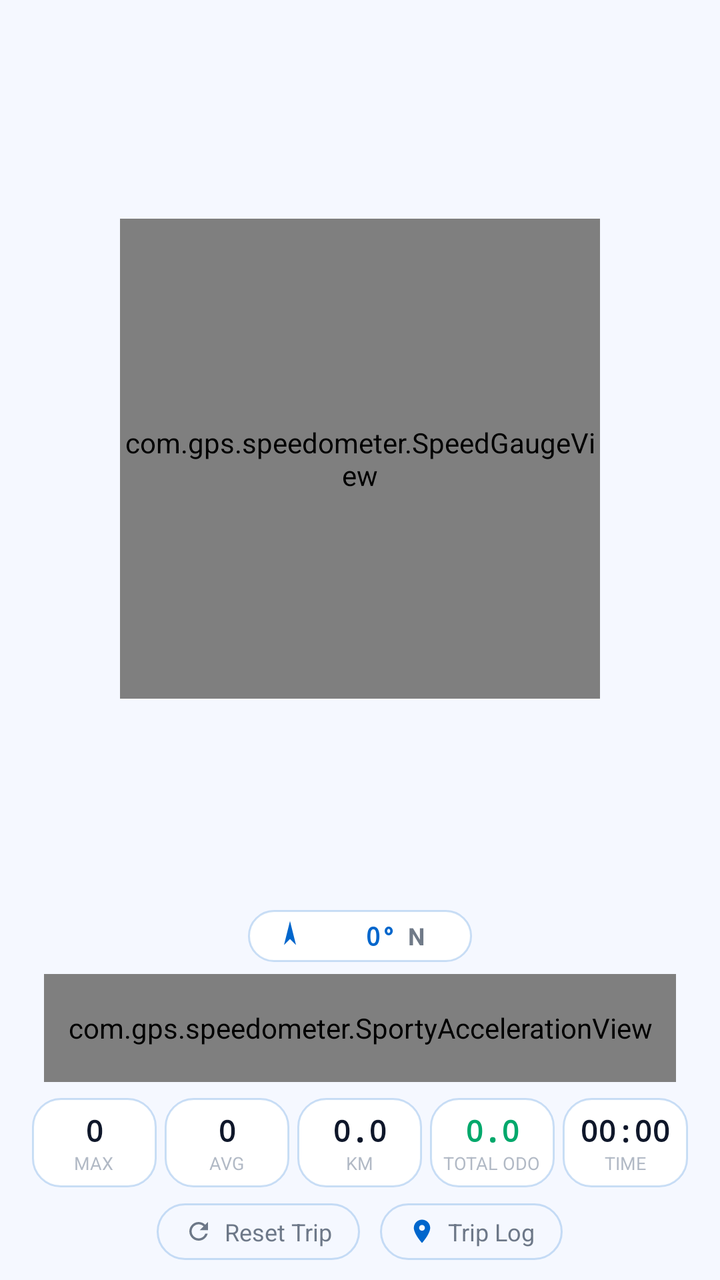
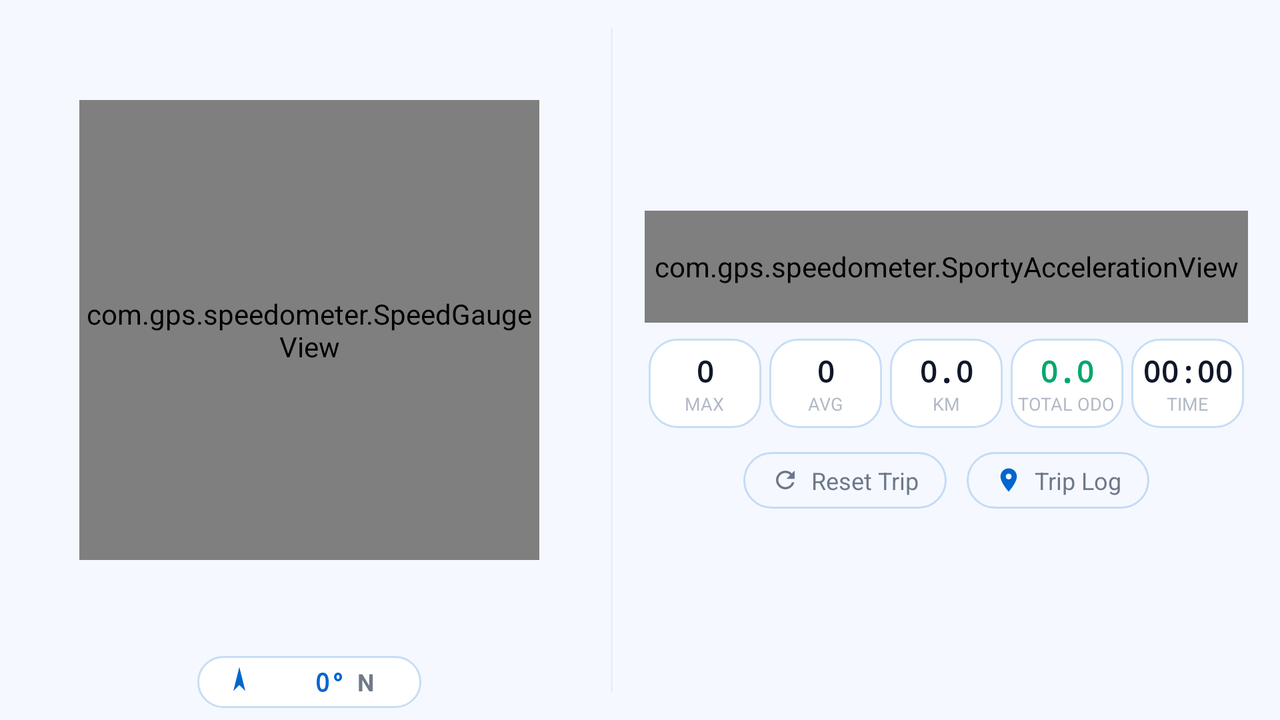

Compare how this app lays out the same screen by default and in its alternative resource folder. The renders come first, then the two layout files and the values they reference.
<!-- AndroidManifest.xml: application theme Theme.GPSSpeedometer -->
<!-- res/layout/page_dashboard.xml -->
<?xml version="1.0" encoding="utf-8"?>
<LinearLayout xmlns:android="http://schemas.android.com/apk/res/android"
    android:layout_width="match_parent"
    android:layout_height="match_parent"
    android:orientation="vertical"
    android:gravity="center"
    android:paddingHorizontal="10dp"
    android:paddingTop="4dp"
    android:paddingBottom="6dp">

    
    <FrameLayout
        android:id="@+id/gaugeContainer"
        android:layout_width="match_parent"
        android:layout_height="0dp"
        android:layout_weight="1"
        android:minHeight="110dp"
        android:gravity="center">

        <com.gps.speedometer.SpeedGaugeView
            android:id="@+id/speedGauge"
            android:layout_width="240dp"
            android:layout_height="240dp"
            android:layout_gravity="center" />
    </FrameLayout>

    
    <LinearLayout
        android:id="@+id/compassGroup"
        android:layout_width="wrap_content"
        android:layout_height="wrap_content"
        android:layout_gravity="center"
        android:orientation="horizontal"
        android:gravity="center_vertical"
        android:background="@drawable/compass_background"
        android:layout_marginBottom="6dp"
        android:paddingHorizontal="12dp"
        android:paddingVertical="4dp">

        <ImageView
            android:id="@+id/compassArrow"
            android:layout_width="18dp"
            android:layout_height="18dp"
            android:src="@drawable/ic_compass_arrow"
            android:contentDescription="Compass" />

        <TextView
            android:id="@+id/headingText"
            android:layout_width="wrap_content"
            android:layout_height="wrap_content"
            android:layout_marginStart="8dp"
            android:text="0°"
            android:textColor="@color/speed_cyan"
            android:textSize="13sp"
            android:fontFamily="monospace"
            android:textStyle="bold"
            android:minWidth="36dp"
            android:gravity="end" />

        <TextView
            android:id="@+id/cardinalText"
            android:layout_width="wrap_content"
            android:layout_height="wrap_content"
            android:layout_marginStart="6dp"
            android:text="N"
            android:textColor="@color/text_secondary"
            android:textSize="12sp"
            android:textStyle="bold"
            android:minWidth="20dp" />
    </LinearLayout>

    
    <com.gps.speedometer.SportyAccelerationView
        android:id="@+id/sportyAccelView"
        android:layout_width="match_parent"
        android:layout_height="54dp"
        android:layout_marginHorizontal="12dp"
        android:layout_marginBottom="8dp" />

    
    <LinearLayout
        android:id="@+id/statsGroup"
        android:layout_width="match_parent"
        android:layout_height="wrap_content"
        android:orientation="horizontal"
        android:paddingHorizontal="4dp"
        android:layout_marginBottom="8dp">

        
        <LinearLayout
            android:layout_width="0dp"
            android:layout_height="wrap_content"
            android:layout_weight="1"
            android:layout_marginHorizontal="2dp"
            android:orientation="vertical"
            android:gravity="center"
            android:background="@drawable/card_background"
            android:paddingVertical="6dp">

            <TextView
                android:id="@+id/maxSpeed"
                android:layout_width="wrap_content"
                android:layout_height="wrap_content"
                android:text="0"
                android:textColor="@color/text_primary"
                android:fontFamily="monospace"
                android:textStyle="bold"
                android:textSize="15sp" />

            <TextView
                android:layout_width="wrap_content"
                android:layout_height="wrap_content"
                android:text="@string/max_label"
                android:textColor="@color/text_muted"
                android:textSize="9sp"
                android:textAllCaps="true" />
        </LinearLayout>

        
        <LinearLayout
            android:layout_width="0dp"
            android:layout_height="wrap_content"
            android:layout_weight="1"
            android:layout_marginHorizontal="2dp"
            android:orientation="vertical"
            android:gravity="center"
            android:background="@drawable/card_background"
            android:paddingVertical="6dp">

            <TextView
                android:id="@+id/avgSpeed"
                android:layout_width="wrap_content"
                android:layout_height="wrap_content"
                android:text="0"
                android:textColor="@color/text_primary"
                android:fontFamily="monospace"
                android:textStyle="bold"
                android:textSize="15sp" />

            <TextView
                android:layout_width="wrap_content"
                android:layout_height="wrap_content"
                android:text="@string/avg_label"
                android:textColor="@color/text_muted"
                android:textSize="9sp"
                android:textAllCaps="true" />
        </LinearLayout>

        
        <LinearLayout
            android:layout_width="0dp"
            android:layout_height="wrap_content"
            android:layout_weight="1"
            android:layout_marginHorizontal="2dp"
            android:orientation="vertical"
            android:gravity="center"
            android:background="@drawable/card_background"
            android:paddingVertical="6dp">

            <TextView
                android:id="@+id/distanceText"
                android:layout_width="wrap_content"
                android:layout_height="wrap_content"
                android:text="0.0"
                android:textColor="@color/text_primary"
                android:fontFamily="monospace"
                android:textStyle="bold"
                android:textSize="15sp" />

            <TextView
                android:layout_width="wrap_content"
                android:layout_height="wrap_content"
                android:text="@string/km_label"
                android:textColor="@color/text_muted"
                android:textSize="9sp"
                android:textAllCaps="true" />
        </LinearLayout>

        
        <LinearLayout
            android:layout_width="0dp"
            android:layout_height="wrap_content"
            android:layout_weight="1"
            android:layout_marginHorizontal="2dp"
            android:orientation="vertical"
            android:gravity="center"
            android:background="@drawable/card_background"
            android:paddingVertical="6dp">

            <TextView
                android:id="@+id/totalOdoText"
                android:layout_width="wrap_content"
                android:layout_height="wrap_content"
                android:text="0.0"
                android:textColor="@color/speed_green"
                android:fontFamily="monospace"
                android:textStyle="bold"
                android:textSize="15sp" />

            <TextView
                android:layout_width="wrap_content"
                android:layout_height="wrap_content"
                android:text="@string/total_odo_label"
                android:textColor="@color/text_muted"
                android:textSize="9sp"
                android:textAllCaps="true" />
        </LinearLayout>

        
        <LinearLayout
            android:layout_width="0dp"
            android:layout_height="wrap_content"
            android:layout_weight="1"
            android:layout_marginHorizontal="2dp"
            android:orientation="vertical"
            android:gravity="center"
            android:background="@drawable/card_background"
            android:paddingVertical="6dp">

            <TextView
                android:id="@+id/tripTime"
                android:layout_width="wrap_content"
                android:layout_height="wrap_content"
                android:text="00:00"
                android:textColor="@color/text_primary"
                android:fontFamily="monospace"
                android:textStyle="bold"
                android:textSize="15sp" />

            <TextView
                android:layout_width="wrap_content"
                android:layout_height="wrap_content"
                android:text="@string/time_label"
                android:textColor="@color/text_muted"
                android:textSize="9sp"
                android:textAllCaps="true" />
        </LinearLayout>
    </LinearLayout>

    
    <LinearLayout
        android:id="@+id/tripActionsBar"
        android:layout_width="wrap_content"
        android:layout_height="wrap_content"
        android:layout_gravity="center"
        android:layout_marginBottom="4dp"
        android:orientation="horizontal">

        <LinearLayout
            android:id="@+id/btnResetTrip"
            android:layout_width="wrap_content"
            android:layout_height="wrap_content"
            android:orientation="horizontal"
            android:gravity="center_vertical"
            android:background="@drawable/btn_subtle_background"
            android:paddingHorizontal="14dp"
            android:paddingVertical="6dp"
            android:layout_marginEnd="10dp"
            android:clickable="true"
            android:focusable="true">

            <ImageView
                android:layout_width="14dp"
                android:layout_height="14dp"
                android:src="@drawable/ic_refresh"
                android:tint="@color/text_secondary"
                android:contentDescription="Reset" />

            <TextView
                android:layout_width="wrap_content"
                android:layout_height="wrap_content"
                android:layout_marginStart="6dp"
                android:text="@string/reset_trip"
                android:textColor="@color/text_secondary"
                android:textSize="12sp" />
        </LinearLayout>

        <LinearLayout
            android:id="@+id/btnTripLog"
            android:layout_width="wrap_content"
            android:layout_height="wrap_content"
            android:orientation="horizontal"
            android:gravity="center_vertical"
            android:background="@drawable/btn_subtle_background"
            android:paddingHorizontal="14dp"
            android:paddingVertical="6dp"
            android:clickable="true"
            android:focusable="true">

            <ImageView
                android:layout_width="14dp"
                android:layout_height="14dp"
                android:src="@drawable/ic_location_pin"
                android:tint="@color/speed_cyan"
                android:contentDescription="Log" />

            <TextView
                android:layout_width="wrap_content"
                android:layout_height="wrap_content"
                android:layout_marginStart="6dp"
                android:text="Trip Log"
                android:textColor="@color/text_secondary"
                android:textSize="12sp" />
        </LinearLayout>
    </LinearLayout>

</LinearLayout>
<!-- resources referenced by this layout -->
<resources>
  <color name="speed_cyan">#FF0066CC</color>
  <color name="speed_green">#FF00A86B</color>
  <color name="text_muted">#8064748B</color>
  <color name="text_primary">#FF0F172A</color>
  <color name="text_secondary">#B3334155</color>
  <!-- drawable btn_subtle_background (drawable) -->
  <?xml version="1.0" encoding="utf-8"?>
  <shape xmlns:android="http://schemas.android.com/apk/res/android"
      android:shape="rectangle">
      <solid android:color="#08FFFFFF" />
      <corners android:radius="20dp" />
      <stroke android:width="1dp" android:color="@color/glass_border" />
      <padding
          android:left="12dp"
          android:top="4dp"
          android:right="12dp"
          android:bottom="4dp" />
  </shape>
  <!-- drawable card_background (drawable) -->
  <?xml version="1.0" encoding="utf-8"?>
  <shape xmlns:android="http://schemas.android.com/apk/res/android"
      android:shape="rectangle">
      <solid android:color="@color/bg_card_solid" />
      <corners android:radius="14dp" />
      <stroke android:width="1dp" android:color="@color/glass_border" />
  </shape>
  <!-- drawable compass_background (drawable) -->
  <?xml version="1.0" encoding="utf-8"?>
  <shape xmlns:android="http://schemas.android.com/apk/res/android"
      android:shape="rectangle">
      <solid android:color="@color/bg_card_solid" />
      <corners android:radius="40dp" />
      <stroke android:width="1dp" android:color="@color/glass_border" />
      <padding
          android:left="16dp"
          android:top="6dp"
          android:right="16dp"
          android:bottom="6dp" />
  </shape>
  <!-- drawable ic_compass_arrow (drawable) -->
  <?xml version="1.0" encoding="utf-8"?>
  <vector xmlns:android="http://schemas.android.com/apk/res/android"
      android:width="24dp"
      android:height="24dp"
      android:viewportWidth="24"
      android:viewportHeight="24">
      <path
          android:pathData="M12,2 L16,18 L12,14 L8,18 Z"
          android:fillColor="@color/speed_cyan" />
  </vector>
  <!-- drawable ic_location_pin (drawable) -->
  <?xml version="1.0" encoding="utf-8"?>
  <vector xmlns:android="http://schemas.android.com/apk/res/android"
      android:width="24dp"
      android:height="24dp"
      android:viewportWidth="24"
      android:viewportHeight="24">
      <path
          android:pathData="M12,2C8.13,2 5,5.13 5,9c0,5.25 7,13 7,13s7,-7.75 7,-13c0,-3.87 -3.13,-7 -7,-7zM12,11.5c-1.38,0 -2.5,-1.12 -2.5,-2.5s1.12,-2.5 2.5,-2.5 2.5,1.12 2.5,2.5 -1.12,2.5 -2.5,2.5z"
          android:fillColor="@color/speed_cyan" />
  </vector>
  <!-- drawable ic_refresh (drawable) -->
  <?xml version="1.0" encoding="utf-8"?>
  <vector xmlns:android="http://schemas.android.com/apk/res/android"
      android:width="24dp"
      android:height="24dp"
      android:viewportWidth="24"
      android:viewportHeight="24">
      <path
          android:pathData="M17.65,6.35C16.2,4.9 14.21,4 12,4c-4.42,0 -7.99,3.58 -7.99,8s3.57,8 7.99,8c3.73,0 6.84,-2.55 7.73,-6h-2.08c-0.82,2.33 -3.04,4 -5.65,4 -3.31,0 -6,-2.69 -6,-6s2.69,-6 6,-6c1.66,0 3.14,0.69 4.22,1.78L13,11h7V4l-2.35,2.35z"
          android:fillColor="@color/text_secondary" />
  </vector>
  <string name="avg_label">Avg</string>
  <string name="km_label">km</string>
  <string name="max_label">Max</string>
  <string name="reset_trip">Reset Trip</string>
  <string name="time_label">Time</string>
  <string name="total_odo_label">Total Odo</string>
  <color name="glass_border">#330066CC</color>
  <color name="bg_card_solid">#FFFFFFFF</color>
  <color name="status_bar">#FFF5F8FF</color>
  <color name="bg_primary">#FFF5F8FF</color>
  <color name="white">#FFFFFFFF</color>
  <color name="speed_orange">#FFD9534F</color>
  <!-- some entries are left out for length -->
</resources>
<!-- res/layout-land/page_dashboard.xml (the repository's variant of the layout above) -->
<!-- drawn on the phone turned sideways -->
<?xml version="1.0" encoding="utf-8"?>
<LinearLayout xmlns:android="http://schemas.android.com/apk/res/android"
    android:layout_width="match_parent"
    android:layout_height="match_parent"
    android:orientation="horizontal"
    android:gravity="center"
    android:paddingHorizontal="16dp"
    android:paddingVertical="6dp">

    
    <LinearLayout
        android:layout_width="0dp"
        android:layout_height="match_parent"
        android:layout_weight="1"
        android:orientation="vertical"
        android:gravity="center">

        <FrameLayout
            android:id="@+id/gaugeContainer"
            android:layout_width="match_parent"
            android:layout_height="0dp"
            android:layout_weight="1"
            android:gravity="center">

            <com.gps.speedometer.SpeedGaugeView
                android:id="@+id/speedGauge"
                android:layout_width="230dp"
                android:layout_height="230dp"
                android:layout_gravity="center" />
        </FrameLayout>

        <LinearLayout
            android:id="@+id/compassGroup"
            android:layout_width="wrap_content"
            android:layout_height="wrap_content"
            android:layout_gravity="center"
            android:orientation="horizontal"
            android:gravity="center_vertical"
            android:background="@drawable/compass_background"
            android:layout_marginTop="4dp"
            android:paddingHorizontal="12dp"
            android:paddingVertical="4dp">

            <ImageView
                android:id="@+id/compassArrow"
                android:layout_width="18dp"
                android:layout_height="18dp"
                android:src="@drawable/ic_compass_arrow"
                android:contentDescription="Compass" />

            <TextView
                android:id="@+id/headingText"
                android:layout_width="wrap_content"
                android:layout_height="wrap_content"
                android:layout_marginStart="8dp"
                android:text="0°"
                android:textColor="@color/speed_cyan"
                android:textSize="13sp"
                android:fontFamily="monospace"
                android:textStyle="bold"
                android:minWidth="36dp"
                android:gravity="end" />

            <TextView
                android:id="@+id/cardinalText"
                android:layout_width="wrap_content"
                android:layout_height="wrap_content"
                android:layout_marginStart="6dp"
                android:text="N"
                android:textColor="@color/text_secondary"
                android:textSize="12sp"
                android:textStyle="bold"
                android:minWidth="20dp" />
        </LinearLayout>
    </LinearLayout>

    <View
        android:layout_width="1dp"
        android:layout_height="match_parent"
        android:background="@color/text_muted"
        android:alpha="0.15"
        android:layout_marginHorizontal="12dp"
        android:layout_marginVertical="8dp" />

    
    <LinearLayout
        android:layout_width="0dp"
        android:layout_height="match_parent"
        android:layout_weight="1.1"
        android:orientation="vertical"
        android:gravity="center_vertical"
        android:paddingStart="4dp">

        
        <com.gps.speedometer.SportyAccelerationView
            android:id="@+id/sportyAccelView"
            android:layout_width="match_parent"
            android:layout_height="56dp"
            android:layout_marginBottom="8dp" />

        
        <LinearLayout
            android:id="@+id/statsGroup"
            android:layout_width="match_parent"
            android:layout_height="wrap_content"
            android:orientation="horizontal"
            android:layout_marginBottom="12dp">

            
            <LinearLayout
                android:layout_width="0dp"
                android:layout_height="wrap_content"
                android:layout_weight="1"
                android:layout_marginHorizontal="2dp"
                android:orientation="vertical"
                android:gravity="center"
                android:background="@drawable/card_background"
                android:paddingVertical="6dp">

                <TextView
                    android:id="@+id/maxSpeed"
                    android:layout_width="wrap_content"
                    android:layout_height="wrap_content"
                    android:text="0"
                    android:textColor="@color/text_primary"
                    android:fontFamily="monospace"
                    android:textStyle="bold"
                    android:textSize="15sp" />

                <TextView
                    android:layout_width="wrap_content"
                    android:layout_height="wrap_content"
                    android:text="@string/max_label"
                    android:textColor="@color/text_muted"
                    android:textSize="9sp"
                    android:textAllCaps="true" />
            </LinearLayout>

            
            <LinearLayout
                android:layout_width="0dp"
                android:layout_height="wrap_content"
                android:layout_weight="1"
                android:layout_marginHorizontal="2dp"
                android:orientation="vertical"
                android:gravity="center"
                android:background="@drawable/card_background"
                android:paddingVertical="6dp">

                <TextView
                    android:id="@+id/avgSpeed"
                    android:layout_width="wrap_content"
                    android:layout_height="wrap_content"
                    android:text="0"
                    android:textColor="@color/text_primary"
                    android:fontFamily="monospace"
                    android:textStyle="bold"
                    android:textSize="15sp" />

                <TextView
                    android:layout_width="wrap_content"
                    android:layout_height="wrap_content"
                    android:text="@string/avg_label"
                    android:textColor="@color/text_muted"
                    android:textSize="9sp"
                    android:textAllCaps="true" />
            </LinearLayout>

            
            <LinearLayout
                android:layout_width="0dp"
                android:layout_height="wrap_content"
                android:layout_weight="1"
                android:layout_marginHorizontal="2dp"
                android:orientation="vertical"
                android:gravity="center"
                android:background="@drawable/card_background"
                android:paddingVertical="6dp">

                <TextView
                    android:id="@+id/distanceText"
                    android:layout_width="wrap_content"
                    android:layout_height="wrap_content"
                    android:text="0.0"
                    android:textColor="@color/text_primary"
                    android:fontFamily="monospace"
                    android:textStyle="bold"
                    android:textSize="15sp" />

                <TextView
                    android:layout_width="wrap_content"
                    android:layout_height="wrap_content"
                    android:text="@string/km_label"
                    android:textColor="@color/text_muted"
                    android:textSize="9sp"
                    android:textAllCaps="true" />
            </LinearLayout>

            
            <LinearLayout
                android:layout_width="0dp"
                android:layout_height="wrap_content"
                android:layout_weight="1"
                android:layout_marginHorizontal="2dp"
                android:orientation="vertical"
                android:gravity="center"
                android:background="@drawable/card_background"
                android:paddingVertical="6dp">

                <TextView
                    android:id="@+id/totalOdoText"
                    android:layout_width="wrap_content"
                    android:layout_height="wrap_content"
                    android:text="0.0"
                    android:textColor="@color/speed_green"
                    android:fontFamily="monospace"
                    android:textStyle="bold"
                    android:textSize="15sp" />

                <TextView
                    android:layout_width="wrap_content"
                    android:layout_height="wrap_content"
                    android:text="@string/total_odo_label"
                    android:textColor="@color/text_muted"
                    android:textSize="9sp"
                    android:textAllCaps="true" />
            </LinearLayout>

            
            <LinearLayout
                android:layout_width="0dp"
                android:layout_height="wrap_content"
                android:layout_weight="1"
                android:layout_marginHorizontal="2dp"
                android:orientation="vertical"
                android:gravity="center"
                android:background="@drawable/card_background"
                android:paddingVertical="6dp">

                <TextView
                    android:id="@+id/tripTime"
                    android:layout_width="wrap_content"
                    android:layout_height="wrap_content"
                    android:text="00:00"
                    android:textColor="@color/text_primary"
                    android:fontFamily="monospace"
                    android:textStyle="bold"
                    android:textSize="15sp" />

                <TextView
                    android:layout_width="wrap_content"
                    android:layout_height="wrap_content"
                    android:text="@string/time_label"
                    android:textColor="@color/text_muted"
                    android:textSize="9sp"
                    android:textAllCaps="true" />
            </LinearLayout>
        </LinearLayout>

        
        <LinearLayout
            android:id="@+id/tripActionsBar"
            android:layout_width="wrap_content"
            android:layout_height="wrap_content"
            android:layout_gravity="center_horizontal"
            android:orientation="horizontal">

            <LinearLayout
                android:id="@+id/btnResetTrip"
                android:layout_width="wrap_content"
                android:layout_height="wrap_content"
                android:orientation="horizontal"
                android:gravity="center_vertical"
                android:background="@drawable/btn_subtle_background"
                android:paddingHorizontal="14dp"
                android:paddingVertical="6dp"
                android:layout_marginEnd="10dp"
                android:clickable="true"
                android:focusable="true">

                <ImageView
                    android:layout_width="14dp"
                    android:layout_height="14dp"
                    android:src="@drawable/ic_refresh"
                    android:tint="@color/text_secondary"
                    android:contentDescription="Reset" />

                <TextView
                    android:layout_width="wrap_content"
                    android:layout_height="wrap_content"
                    android:layout_marginStart="6dp"
                    android:text="@string/reset_trip"
                    android:textColor="@color/text_secondary"
                    android:textSize="12sp" />
            </LinearLayout>

            <LinearLayout
                android:id="@+id/btnTripLog"
                android:layout_width="wrap_content"
                android:layout_height="wrap_content"
                android:orientation="horizontal"
                android:gravity="center_vertical"
                android:background="@drawable/btn_subtle_background"
                android:paddingHorizontal="14dp"
                android:paddingVertical="6dp"
                android:clickable="true"
                android:focusable="true">

                <ImageView
                    android:layout_width="14dp"
                    android:layout_height="14dp"
                    android:src="@drawable/ic_location_pin"
                    android:tint="@color/speed_cyan"
                    android:contentDescription="Log" />

                <TextView
                    android:layout_width="wrap_content"
                    android:layout_height="wrap_content"
                    android:layout_marginStart="6dp"
                    android:text="Trip Log"
                    android:textColor="@color/text_secondary"
                    android:textSize="12sp" />
            </LinearLayout>
        </LinearLayout>

    </LinearLayout>

</LinearLayout>
